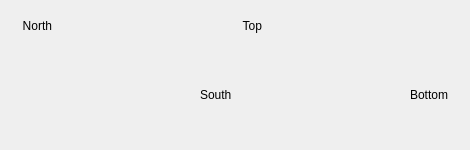
    <widget class="QFrame" name="frame">
     <property name="sizePolicy">
      <sizepolicy hsizetype="Fixed" vsizetype="Fixed">
       <horstretch>0</horstretch>
       <verstretch>0</verstretch>
      </sizepolicy>
     </property>
     <property name="minimumSize">
      <size>
       <width>470</width>
       <height>150</height>
      </size>
     </property>
     <property name="maximumSize">
      <size>
       <width>470</width>
       <height>150</height>
      </size>
     </property>
     <property name="styleSheet">
      <string notr="true">PyDMLabel {
color: black;
background-color: none;
border-radius: 0px;
}</string>
     </property>
     <property name="frameShape">
      <enum>QFrame::NoFrame</enum>
     </property>
     <property name="frameShadow">
      <enum>QFrame::Plain</enum>
     </property>
     <property name="lineWidth">
      <number>0</number>
     </property>
     <widget class="PyDMScaleIndicator" name="PyDMScaleIndicator_14">
      <property name="geometry">
       <rect>
        <x>334</x>
        <y>-2</y>
        <width>71</width>
        <height>144</height>
       </rect>
      </property>
      <property name="sizePolicy">
       <sizepolicy hsizetype="Expanding" vsizetype="Expanding">
        <horstretch>0</horstretch>
        <verstretch>0</verstretch>
       </sizepolicy>
      </property>
      <property name="toolTip">
       <string/>
      </property>
      <property name="precision" stdset="0">
       <number>3</number>
      </property>
      <property name="precisionFromPV" stdset="0">
       <bool>false</bool>
      </property>
      <property name="channel" stdset="0">
       <string>ca://${prefix}:MMS:BOTTOM.RBV</string>
      </property>
      <property name="showValue" stdset="0">
       <bool>true</bool>
      </property>
      <property name="showLimits" stdset="0">
       <bool>false</bool>
      </property>
      <property name="showTicks" stdset="0">
       <bool>false</bool>
      </property>
      <property name="orientation" stdset="0">
       <enum>Qt::Vertical</enum>
      </property>
      <property name="flipScale" stdset="0">
       <bool>false</bool>
      </property>
      <property name="barIndicator" stdset="0">
       <bool>true</bool>
      </property>
      <property name="backgroundColor" stdset="0">
       <color>
        <red>0</red>
        <green>0</green>
        <blue>0</blue>
       </color>
      </property>
      <property name="indicatorColor" stdset="0">
       <color>
        <red>255</red>
        <green>170</green>
        <blue>0</blue>
       </color>
      </property>
      <property name="scaleHeight" stdset="0">
       <number>80</number>
      </property>
      <property name="valuePosition" stdset="0">
       <enum>Qt::TopEdge</enum>
      </property>
      <property name="originAtZero" stdset="0">
       <bool>false</bool>
      </property>
      <property name="limitsFromChannel" stdset="0">
       <bool>false</bool>
      </property>
      <property name="userLowerLimit" stdset="0">
       <double>-32.000000000000000</double>
      </property>
      <property name="userUpperLimit" stdset="0">
       <double>0.000000000000000</double>
      </property>
     </widget>
     <widget class="PyDMScaleIndicator" name="PyDMScaleIndicator_15">
      <property name="geometry">
       <rect>
        <x>264</x>
        <y>-2</y>
        <width>71</width>
        <height>144</height>
       </rect>
      </property>
      <property name="sizePolicy">
       <sizepolicy hsizetype="Fixed" vsizetype="Fixed">
        <horstretch>0</horstretch>
        <verstretch>0</verstretch>
       </sizepolicy>
      </property>
      <property name="baseSize">
       <size>
        <width>0</width>
        <height>0</height>
       </size>
      </property>
      <property name="toolTip">
       <string/>
      </property>
      <property name="precision" stdset="0">
       <number>3</number>
      </property>
      <property name="precisionFromPV" stdset="0">
       <bool>false</bool>
      </property>
      <property name="channel" stdset="0">
       <string>ca://${prefix}:MMS:TOP.RBV</string>
      </property>
      <property name="showValue" stdset="0">
       <bool>true</bool>
      </property>
      <property name="showLimits" stdset="0">
       <bool>false</bool>
      </property>
      <property name="showTicks" stdset="0">
       <bool>false</bool>
      </property>
      <property name="orientation" stdset="0">
       <enum>Qt::Vertical</enum>
      </property>
      <property name="flipScale" stdset="0">
       <bool>false</bool>
      </property>
      <property name="invertedAppearance" stdset="0">
       <bool>false</bool>
      </property>
      <property name="barIndicator" stdset="0">
       <bool>true</bool>
      </property>
      <property name="backgroundColor" stdset="0">
       <color>
        <red>0</red>
        <green>0</green>
        <blue>0</blue>
       </color>
      </property>
      <property name="indicatorColor" stdset="0">
       <color>
        <red>255</red>
        <green>170</green>
        <blue>0</blue>
       </color>
      </property>
      <property name="scaleHeight" stdset="0">
       <number>80</number>
      </property>
      <property name="valuePosition" stdset="0">
       <enum>Qt::TopEdge</enum>
      </property>
      <property name="originAtZero" stdset="0">
       <bool>true</bool>
      </property>
      <property name="limitsFromChannel" stdset="0">
       <bool>false</bool>
      </property>
      <property name="userLowerLimit" stdset="0">
       <double>-32.000000000000000</double>
      </property>
      <property name="userUpperLimit" stdset="0">
       <double>0.000000000000000</double>
      </property>
     </widget>
     <widget class="PyDMScaleIndicator" name="PyDMScaleIndicator_16">
      <property name="enabled">
       <bool>false</bool>
      </property>
      <property name="geometry">
       <rect>
        <x>54</x>
        <y>-2</y>
        <width>141</width>
        <height>71</height>
       </rect>
      </property>
      <property name="sizePolicy">
       <sizepolicy hsizetype="Expanding" vsizetype="Expanding">
        <horstretch>0</horstretch>
        <verstretch>0</verstretch>
       </sizepolicy>
      </property>
      <property name="toolTip">
       <string/>
      </property>
      <property name="lineWidth">
       <number>1</number>
      </property>
      <property name="midLineWidth">
       <number>0</number>
      </property>
      <property name="precision" stdset="0">
       <number>3</number>
      </property>
      <property name="precisionFromPV" stdset="0">
       <bool>false</bool>
      </property>
      <property name="channel" stdset="0">
       <string>ca://${prefix}:MMS:NORTH.RBV</string>
      </property>
      <property name="showValue" stdset="0">
       <bool>true</bool>
      </property>
      <property name="showLimits" stdset="0">
       <bool>false</bool>
      </property>
      <property name="showTicks" stdset="0">
       <bool>false</bool>
      </property>
      <property name="orientation" stdset="0">
       <enum>Qt::Horizontal</enum>
      </property>
      <property name="flipScale" stdset="0">
       <bool>false</bool>
      </property>
      <property name="invertedAppearance" stdset="0">
       <bool>true</bool>
      </property>
      <property name="barIndicator" stdset="0">
       <bool>true</bool>
      </property>
      <property name="backgroundColor" stdset="0">
       <color>
        <red>0</red>
        <green>0</green>
        <blue>0</blue>
       </color>
      </property>
      <property name="indicatorColor" stdset="0">
       <color>
        <red>255</red>
        <green>170</green>
        <blue>0</blue>
       </color>
      </property>
      <property name="scaleHeight" stdset="0">
       <number>80</number>
      </property>
      <property name="originAtZero" stdset="0">
       <bool>true</bool>
      </property>
      <property name="limitsFromChannel" stdset="0">
       <bool>false</bool>
      </property>
      <property name="userLowerLimit" stdset="0">
       <double>-32.000000000000000</double>
      </property>
      <property name="userUpperLimit" stdset="0">
       <double>0.000000000000000</double>
      </property>
     </widget>
     <widget class="PyDMScaleIndicator" name="PyDMScaleIndicator_17">
      <property name="enabled">
       <bool>false</bool>
      </property>
      <property name="geometry">
       <rect>
        <x>54</x>
        <y>68</y>
        <width>141</width>
        <height>71</height>
       </rect>
      </property>
      <property name="toolTip">
       <string/>
      </property>
      <property name="precision" stdset="0">
       <number>3</number>
      </property>
      <property name="precisionFromPV" stdset="0">
       <bool>false</bool>
      </property>
      <property name="channel" stdset="0">
       <string>ca://${prefix}:MMS:SOUTH.RBV</string>
      </property>
      <property name="showValue" stdset="0">
       <bool>true</bool>
      </property>
      <property name="showLimits" stdset="0">
       <bool>false</bool>
      </property>
      <property name="showTicks" stdset="0">
       <bool>false</bool>
      </property>
      <property name="orientation" stdset="0">
       <enum>Qt::Horizontal</enum>
      </property>
      <property name="flipScale" stdset="0">
       <bool>false</bool>
      </property>
      <property name="invertedAppearance" stdset="0">
       <bool>true</bool>
      </property>
      <property name="barIndicator" stdset="0">
       <bool>true</bool>
      </property>
      <property name="backgroundColor" stdset="0">
       <color>
        <red>0</red>
        <green>0</green>
        <blue>0</blue>
       </color>
      </property>
      <property name="indicatorColor" stdset="0">
       <color>
        <red>255</red>
        <green>170</green>
        <blue>0</blue>
       </color>
      </property>
      <property name="scaleHeight" stdset="0">
       <number>80</number>
      </property>
      <property name="valuePosition" stdset="0">
       <enum>Qt::TopEdge</enum>
      </property>
      <property name="limitsFromChannel" stdset="0">
       <bool>false</bool>
      </property>
      <property name="userLowerLimit" stdset="0">
       <double>-32.000000000000000</double>
      </property>
      <property name="userUpperLimit" stdset="0">
       <double>0.000000000000000</double>
      </property>
     </widget>
     <widget class="QLabel" name="label_5">
      <property name="geometry">
       <rect>
        <x>4</x>
        <y>18</y>
        <width>48</width>
        <height>16</height>
       </rect>
      </property>
      <property name="text">
       <string>North</string>
      </property>
      <property name="alignment">
       <set>Qt::AlignRight|Qt::AlignTrailing|Qt::AlignVCenter</set>
      </property>
     </widget>
     <widget class="QLabel" name="label_6">
      <property name="geometry">
       <rect>
        <x>200</x>
        <y>88</y>
        <width>47</width>
        <height>14</height>
       </rect>
      </property>
      <property name="text">
       <string>South</string>
      </property>
     </widget>
     <widget class="QLabel" name="label_7">
      <property name="geometry">
       <rect>
        <x>224</x>
        <y>18</y>
        <width>38</width>
        <height>16</height>
       </rect>
      </property>
      <property name="text">
       <string>Top</string>
      </property>
      <property name="alignment">
       <set>Qt::AlignRight|Qt::AlignTrailing|Qt::AlignVCenter</set>
      </property>
     </widget>
     <widget class="QLabel" name="label_8">
      <property name="geometry">
       <rect>
        <x>410</x>
        <y>88</y>
        <width>47</width>
        <height>14</height>
       </rect>
      </property>
      <property name="text">
       <string>Bottom</string>
      </property>
     </widget>
    </widget>
